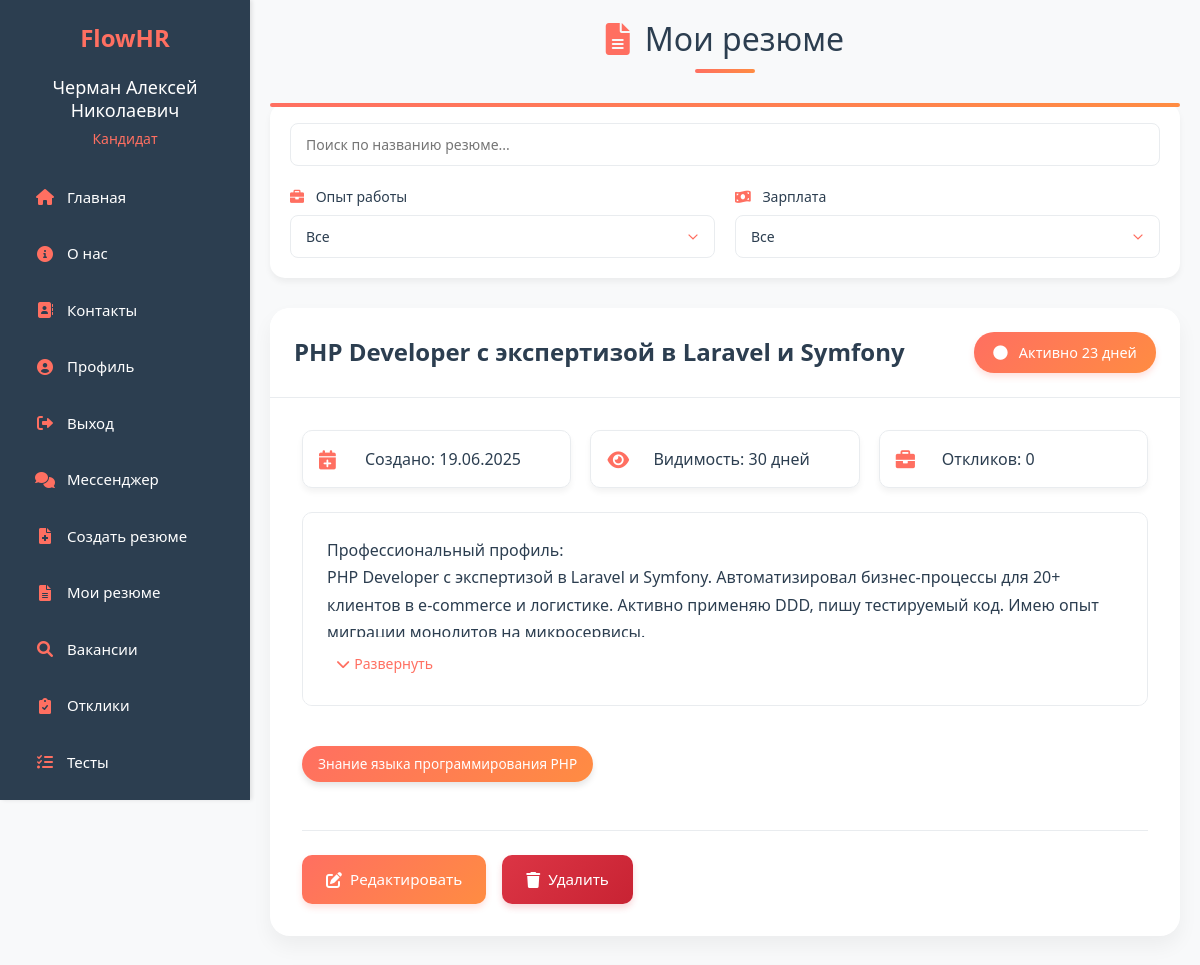
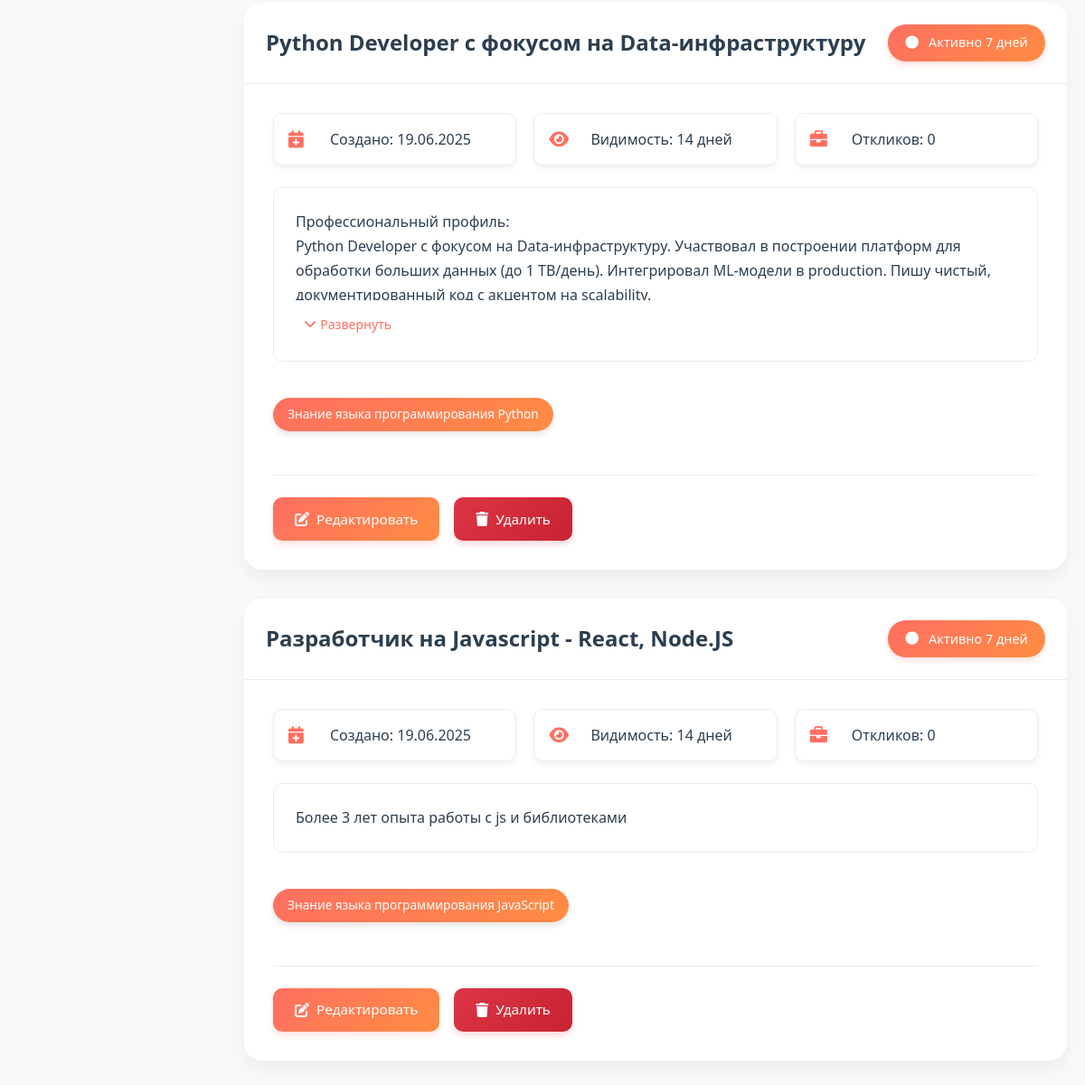
Screenshot of /public/my_resume.php (signed in) with the database file from the repository (2 pictures, top to bottom).
### tables this page shows
CREATE TABLE `resumes` (
  `id` int NOT NULL,
  `title` varchar(255) NOT NULL,
  `description` text,
  `visibility_duration` int NOT NULL,
  `salary_id` int DEFAULT NULL,
  `experience_id` int DEFAULT NULL,
  `user_id` int NOT NULL,
  `created_at` timestamp NULL DEFAULT CURRENT_TIMESTAMP,
  `is_published` tinyint(1) DEFAULT '0'
);

### public/my_resume.php (the view, shortened to what this page needs)
<?php
require __DIR__ . '/../includes/config.php';
$resumes = [];
$skills = [];
try {
    $currentUserId = $_SESSION['user_id'];
    $stmt = $pdo->prepare("
        SELECT
            r.id,
            r.title,
            r.description,
            r.visibility_duration,
            r.created_at,
            r.is_published,
            COUNT(rr.id) AS responses_count,
            DATEDIFF(
                DATE_ADD(r.created_at, INTERVAL r.visibility_duration DAY),
                NOW()
            ) AS days_left
        FROM resumes r
        LEFT JOIN resume_responses rr ON r.id = rr.resume_id
        WHERE r.user_id = ? AND r.is_published = 1
        GROUP BY r.id
    ");
    $stmt->execute([$currentUserId]);
    $resumes = $stmt->fetchAll();
    if (!empty($resumes)) {
        $resumeIds = array_column($resumes, 'id');
        $placeholders = str_repeat('?,', count($resumeIds) - 1) . '?';
        $stmt = $pdo->prepare("
            SELECT rs.resume_id, s.name AS skill
            FROM resume_skills rs
            LEFT JOIN skills s ON rs.skill_id = s.id
            WHERE rs.resume_id IN ($placeholders)
        ");
        $stmt->execute($resumeIds);
        while ($row = $stmt->fetch()) {
            $skills[$row['resume_id']][] = $row['skill'];
        }
    }
} catch(PDOException $e) {
    error_log("Database error: " . $e->getMessage());
    die("Ошибка базы данных: " . $e->getMessage());
} catch(Exception $e) {
    error_log("General error: " . $e->getMessage());
    die($e->getMessage());
}
require __DIR__ . '/../includes/header.php';
?>
<!DOCTYPE html>
<html lang="ru">
<head>
    <link href="https://cdn.jsdelivr.net/npm/bootstrap@5.3.0/dist/css/bootstrap.min.css" rel="stylesheet">
    <link href="https://cdnjs.cloudflare.com/ajax/libs/font-awesome/6.0.0/css/all.min.css" rel="stylesheet">
</head>
<body>
    <div class="resumes-container">
        <h1 class="page-title">
            <i class="fas fa-file-alt"></i>
            Мои резюме
        </h1>
        <div class="filter-section">
            <div class="search-section">
                <input type="text"
                       class="search-input"
                       placeholder="Поиск по названию резюме..."
                       id="searchInput">
            </div>
            <div class="filter-grid">
                <div class="filter-item">
                    <label class="filter-label">
                        <i class="fas fa-briefcase"></i>
                        Опыт работы
                    </label>
                    <select class="filter-select" id="experienceFilter">
                        <option value="">Все</option>
                    </select>
                </div>
                <div class="filter-item">
                    <label class="filter-label">
                        <i class="fas fa-money-bill-wave"></i>
                        Зарплата
                    </label>
                    <select class="filter-select" id="salaryFilter">
                        <option value="">Все</option>
                    </select>
                </div>
            </div>
        </div>
        <?php if (!empty($resumes)): ?>
            <?php foreach ($resumes as $resume): ?>
                <div class="resume-card"
                     data-resume-id="<?= $resume['id'] ?>"
                     data-experience="<?= $resume['experience_id'] ?>"
                     data-salary="<?= $resume['salary_id'] ?>">
                    <div class="resume-header">
                        <h2 class="resume-title"><?= htmlspecialchars($resume['title']) ?></h2>
                        <div class="status-indicator">
                            <i class="fas fa-circle"></i>
                            <?= $resume['days_left'] > 0 ? "Активно {$resume['days_left']} дней" : "В архиве" ?>
                        </div>
                    </div>
                    <div class="resume-body">
                        <div class="meta-grid">
                            <div class="meta-item">
                                <i class="fas fa-calendar-plus"></i>
                                <span>Создано: <?= date('d.m.Y', strtotime($resume['created_at'])) ?></span>
                            </div>
                            <div class="meta-item">
                                <i class="fas fa-eye"></i>
                                <span>Видимость: <?= $resume['visibility_duration'] ?> дней</span>
                            </div>
                            <div class="meta-item">
                                <i class="fas fa-briefcase"></i>
                                <span>Откликов: <?= $resume['responses_count'] ?></span>
                            </div>
                        </div>
                        <?php if (!empty($resume['description'])): ?>
                            <div class="resume-description">
                                <div class="description-content" style="max-height: 100px; overflow: hidden;">
                                    <?= nl2br(htmlspecialchars($resume['description'])) ?>
                                </div>
                                <?php if (strlen($resume['description']) > 200): ?>
                                    <button class="btn-toggle-description" onclick="toggleDescription(this)">
                                        <i class="fas fa-chevron-down"></i> Развернуть
                                    </button>
                                <?php endif; ?>
                            </div>
                        <?php endif; ?>
                        <?php if (!empty($skills[$resume['id']])): ?>
                            <div class="skills-cloud">
                                <?php foreach ($skills[$resume['id']] as $skill): ?>
                                    <span class="skill-pill"><?= htmlspecialchars($skill) ?></span>
                                <?php endforeach; ?>
                            </div>
                        <?php endif; ?>
                        <div class="actions-toolbar">
                            <button type="button" class="btn btn-confirm edit-resume-btn" data-bs-toggle="modal" data-bs-target="#editResumeModal" data-resume-id="<?= $resume['id'] ?>" data-resume-title="<?= htmlspecialchars($resume['title']) ?>" data-resume-description="<?= htmlspecialchars($resume['description']) ?>">
                                <i class="fas fa-edit"></i> Редактировать
                            </button>
                            <button type="button" class="btn btn-delete delete-resume-btn" data-bs-toggle="modal" data-bs-target="#deleteResumeModal" data-resume-id="<?= $resume['id'] ?>">
                                <i class="fas fa-trash"></i> Удалить
                            </button>
                        </div>
                    </div>
                </div>
            <?php endforeach; ?>
        <?php endif; ?>
    </div>
</body>
</html>

### includes/header.php (style rules this page uses)
body { margin-left: 250px !important; transition: margin-left 0.3s ease !important; min-height: 100vh !important; overflow-x: hidden !important; }
.fa-home, .fa-info-circle, .fa-map-marker-alt, .fa-sign-in-alt, .fa-user, .fa-sign-out-alt, .fa-comments, .fa-file-alt, .fa-briefcase, .fa-plus-circle, .fa-users, .fa-chart-line, .fa-clipboard-list, .fa-user-check, .fa-users-cog, .fa-tools, .fa-clipboard-check { color: #FF6F61 !important; transition: all 0.3s ease !important; }

### rows the page displays
resumes: title "PHP Developer с экспертизой в Laravel и Symfony", days_left "23", created_at "19.06.2025", visibility_duration "30", responses_count "0", description "Профессиональный профиль: PHP Developer с экспертизой в Laravel и Symfony. Автоматизировал бизнес-процессы для 20+ клиентов в e-commerce и логистике. Активно применяю DDD, пишу тестируемый код. Имею опыт…", shows "Развернуть", id "Знание языка программирования PHP"
resumes: title "Python Developer с фокусом на Data-инфраструктуру", days_left "7", created_at "19.06.2025", visibility_duration "14", responses_count "0", description "Профессиональный профиль: Python Developer с фокусом на Data-инфраструктуру. Участвовал в построении платформ для обработки больших данных (до 1 TB/день). Интегрировал ML-модели в production. Пишу чистый,…", shows "Развернуть", id "Знание языка программирования Python"
resumes: title "Разработчик на Javascript - React, Node.JS", days_left "7", created_at "19.06.2025", visibility_duration "14", responses_count "0", description "Более 3 лет опыта работы с js и библиотеками", id "Знание языка программирования JavaScript"

### other values shown
$user_name "Черман Алексей Николаевич"
$roleText "Кандидат"
